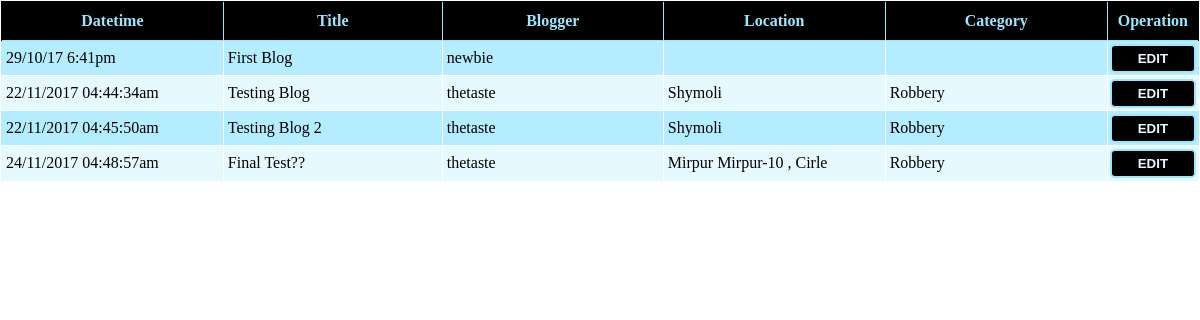
Before: /admin/blog.php (signed in) with the older database file.
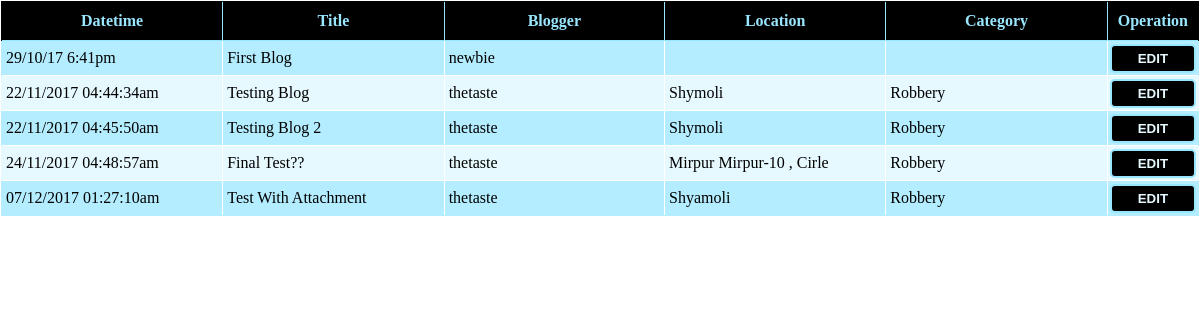
After: the same page with the newer database file.
### tables this page shows
CREATE TABLE `blogs` (
  `blog_id` int(11) NOT NULL,
  `title` varchar(100) DEFAULT NULL,
  `body` text,
  `datetime` varchar(70) DEFAULT NULL,
  `attachment` varchar(200) DEFAULT NULL,
  `blogger_id` int(11) DEFAULT NULL,
  `name_hidden` tinyint(1) DEFAULT NULL,
  `location` text,
  `category` varchar(50) DEFAULT NULL,
  `del` tinyint(1) DEFAULT '0'
);

CREATE TABLE `users` (
  `user_id` int(11) NOT NULL,
  `fname` varchar(80) DEFAULT NULL,
  `lname` varchar(80) DEFAULT NULL,
  `age` int(11) DEFAULT NULL,
  `bdate` varchar(11) DEFAULT NULL,
  `username` varchar(120) DEFAULT NULL,
  `email` varchar(50) DEFAULT NULL,
  `password` varchar(100) DEFAULT NULL,
  `pro_pic` varchar(180) DEFAULT NULL,
  `gender` varchar(20) DEFAULT NULL,
  `role` int(11) DEFAULT NULL,
  `del` tinyint(1) DEFAULT '0'
);

### Controllers/BlogController.php (called while the page is built, shortened)
<?php
require(get_include_path()."\Projects\aiub project\Models\BlogModel.php");
class BlogController{
    private $blog;
    function BlogController()
    {
        $this->blog = new BlogModel();
    }
    function getAllBlogs()
    {
        return $this->blog->allBlogs();
    }
    function bloggerName($id)
    {
        return $this->blog->getBloggerName($id);
    }
}
 ?>

### Models/Models.php (called while the page is built, shortened)
<?php
class Models{
    public $server;
    public $user;
    public $pass;
    public $db;
    protected $conn;
    function Models($server = "localhost:3306" , $user = "root" , $pass ="" , $db = "is_that_crime")
    {
        $this->server = $server;
        $this->user = $user;
        $this->pass = $pass;
        $this->db = $db;
    }
    private function openConnection()
    {
        $this->conn = new mysqli($this->server , $this->user , $this->pass , $this->db);
        if($this->conn->connect_error)
        {
            $this->errorMessage($this->conn->connect_error);
            return false;
        }
        else
            return true;
    }
    function executeQuery($query)
    {
        if($this->openConnection())
        {
            if($this->result = $this->conn->query($query))
            {
                if($this->result->num_rows > 0)
                {
                    return $this->result;
                }
                else
                {
                    $this->closeConnection();
                    return false;
                }
            }
            else
            {
                $this->errorMessage($this->conn->error);
                return false;
            }
        }
        else
        {
            $this->errorMessage($this->conn->error);
            return false;
        }
    }
}
?>

### Models/BlogModel.php (called while the page is built, shortened)
<?php
require_once("Models.php");
class BlogModel extends Models{
    function allBlogs()
    {
        $result = $this->executeQuery("select * from blogs where del = false;");
        if($result->num_rows > 0)
            return $result;
        else
            return false;
    }
    function getBloggerName($id)
    {
        $name = $this->executeQuery("select username from users where user_id in (select blogger_id from blogs where blogger_id = $id);");
        if($name->num_rows > 0)
        {
            $name = $name->fetch_assoc();
            $name = $name["username"];
            return $name;
        }
        else
            return false;
    }
}
 ?>

### admin/blog.php (the view, shortened to what this page needs)
<html>
<head>
    <link rel="stylesheet" type="text/css" href="http://localhost:<?php echo  $_SERVER["SERVER_PORT"];?>/Projects/aiub%20project/css/admin_blog_style.css">
    <?php
    require_once(get_include_path()."\Projects\aiub project\Controllers\AdminController.php");
    require_once(get_include_path()."\Projects\aiub project\Controllers\BlogController.php");
    $blogcontrol = new BlogController();
    ?>
</head>
<body>
<div>
   <?php
    $blogs = $blogcontrol->getAllBlogs();
    echo "<table border = '2'>";
    echo "<tr>
            <th>Datetime</th>
            <th>Title</th>
            <th>Blogger</th>
            <th>Location</th>
            <th>Category</th>
            <th>Operation</th>
         </tr>";
	while($blog = $blogs->fetch_assoc())
	{
        $blogger = $blogcontrol->bloggerName($blog['blogger_id']);
        echo "<tr id='{$blog['blog_id']}'>
                <td>{$blog['datetime']}</td>
                <td>{$blog['title']}</td>
                <td id='td-blogger'>$blogger</td>
                <td>{$blog['location']}</td>
                <td>{$blog['category']}</td>
                <td id='operation'><a href = 'blog_edit.php?blog_id={$blog['blog_id']}'><button id='edit-button'>EDIT</button></a></td>
             </tr>";
	}
	echo "</table>";
   ?>
</div>
</body>
</html>

### css/admin_blog_style.css (style rules this page uses)
table { width: 100%; border-collapse: collapse; border-color: transparent; }
tr:nth-child(even) { background-color: #b3edff; }
tr:nth-child(odd) { background-color:#e6f9ff ; }
body { margin:0px; padding: 0px; }
th { width:20%; border:2px 1px 0px 1px; border-color:#99e6ff; border-style:solid; background-color: black; padding:10px; color:#99e6ff; text-align: center; }
td { width:20%; border:1px solid white; padding:8px 4px 8px 4px; text-align: left; text-transform: capitalize; }
#td-blogger { text-transform: none; }
#operation { text-align: center; padding:2px; }
#edit-button { width:100%; height:100%; padding:5px; background-color: black; border:2px solid #99e6ff; border-radius: 5px; color:#e6f9ff; font-weight: bold; }

Changed rows visible on the page:
added blogs: datetime "07/12/2017 01:27:10am", title "Test With Attachment", blogger.username "thetaste", location "Shyamoli", category "Robbery"
